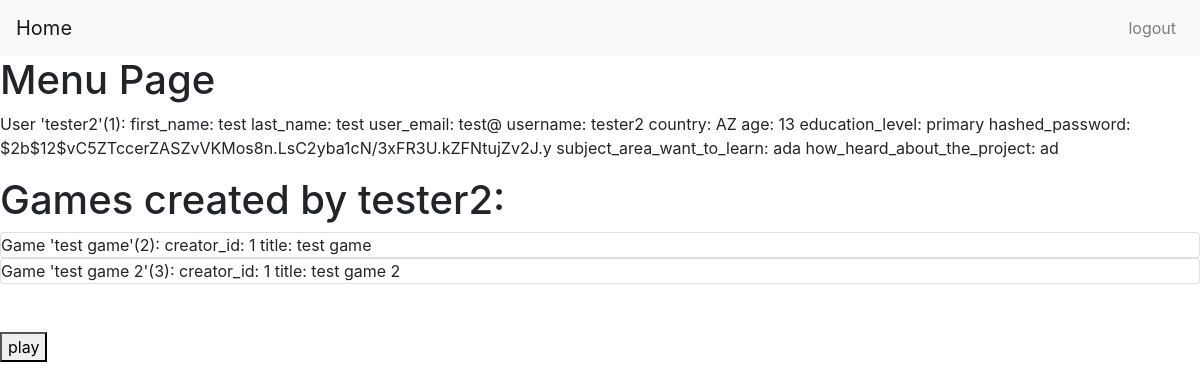
Screenshot of /menu (signed in) with the database file from the repository.
### main.py (models this page shows)
class User(db.Model, UserMixin):
	id = db.Column(db.Integer, primary_key=True)
	first_name = db.Column(db.String, nullable=False)
	last_name = db.Column(db.String, nullable=False)
	user_email = db.Column(db.String, nullable=False)
	username = db.Column(db.String, unique=True, nullable=False)
	country = db.Column(db.String, nullable=False)
	age = db.Column(db.Integer, nullable=False)
	education_level = db.Column(db.String, nullable=False)
	hashed_password = db.Column(db.String, nullable=False)
	subject_area_want_to_learn = db.Column(db.String, nullable=False)
	how_heard_about_the_project = db.Column(db.String, nullable=False)
	def __repr__(self):
		return f"""User '{self.username}'({self.id}):
		first_name: {str(self.first_name)}
		last_name: {str(self.last_name)}
		user_email: {str(self.user_email)}
		username: {str(self.username)}
		country: {str(self.country)}
		age: {str(self.age)}
		education_level: {str(self.education_level)}
		hashed_password: {str(self.hashed_password)}
		subject_area_want_to_learn: {str(self.subject_area_want_to_learn)}
		how_heard_about_the_project: {str(self.how_heard_about_the_project)}
		"""

class Game(db.Model, UserMixin):
	id = db.Column(db.Integer, primary_key=True)
	creator_id = db.Column(db.Integer, nullable=False)
	title = db.Column(db.String, nullable=False)
	def __repr__(self):
		return f"""Game '{self.title}'({self.id}):
		creator_id: {str(self.creator_id)}
		title: {str(self.title)}
		"""

### main.py (the view)
@app.route("/")
@app.route("/menu")
@login_required
def menu():
	users_games = Game.query.filter_by(creator_id=current_user.id)
	return render_template("menu.html",current_user=current_user, users_games=users_games)

### main.py (called while the page is built)
@login_manager.user_loader
def load_user(id):
	return User.query.filter_by(id=id).first()

### templates/menu.html (shortened to what this page needs)
<!DOCTYPE html>
<html>
<head>
	<link rel="stylesheet" href="https://cdn.jsdelivr.net/npm/bootstrap@4.5.3/dist/css/bootstrap.min.css">
    </head>
<body>
    {% include 'navbar.html' %}
        <h1>Menu Page</h1>
        <p>{{ current_user }}</p>
        <h1>Games created by {{ current_user.username }}:</h1>
       {% for game in users_games %}
        <div class="card">
          {{ game }}
        </div>
      {% endfor %}
      <br><br>
      <button onclick="window.location.href='gamesetup'">play</button>
</body>
</html>

### templates/navbar.html (shortened to what this page needs)
<nav class="navbar navbar-expand-lg navbar-light bg-light">
    <a class="navbar-brand" href="/menu">Home</a>
    <div class="collapse navbar-collapse" id="navbarNav">
        <ul class="navbar-nav ml-auto">
            <li class="nav-item">
              <a class="nav-link" href="logout">logout</a>
            </li>
          </ul>
    </div>
  </nav>

### rows the page displays
User: username+id+first_name "User 'tester2'(1): first_name: test last_name: test user_email: test@ username: tester2 country: AZ age: 13 education_level: primary hashed_password: $2b$12$vC5ZTccerZASZvVKMos8n.LsC2yba1cN/3xFR3U.kZFNtujZv2J.y subject_area_want_to_learn: ada how_heard_about_the_project: ad", username "tester2"
Game: title+id+creator "Game 'test game'(2): creator_id: 1 title: test game"
Game: title+id+creator "Game 'test game 2'(3): creator_id: 1 title: test game 2"
